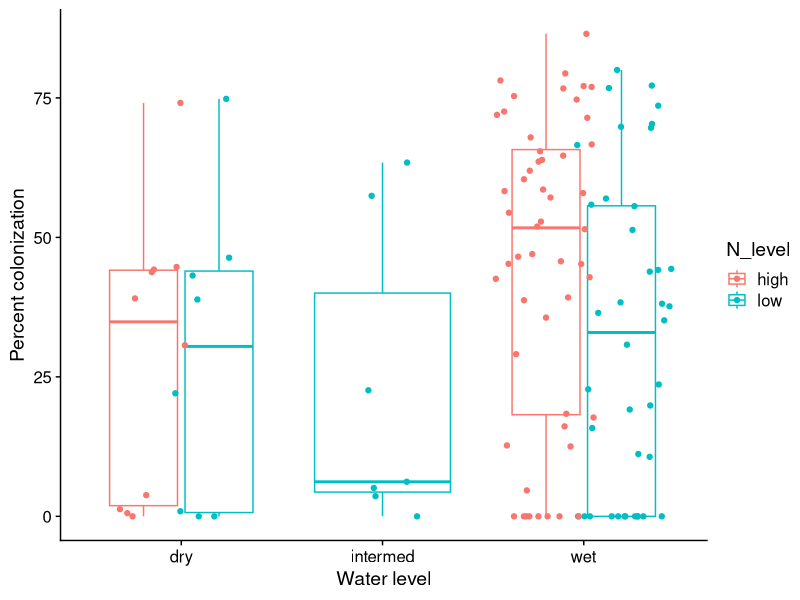

Recreate this plot in R. (Note: this script raises an error after producing the figure.)
# Preliminary % colonization plot

library(tidyverse)
library(readxl)
library(cowplot)

harvest_data = read_csv("data/harvest_data_with_moisture_and_treatments.csv")
# treatments = read_csv("data/Suillus Treatment Inventory.xlsx - Sheet1.csv")

together = harvest_data
together$Colonized_tips = as.numeric(together$Colonized_tips)
together$Total_root_tips = as.numeric(together$Total_root_tips)
together = mutate(together,
                  percent_colonization = (Colonized_tips/Total_root_tips)*100)

col_data = select(together, Plant_ID, percent_colonization)

write_csv(col_data, "data/percent_colonization_only.csv")

ggplot(data = subset(together, Spore == "spore")) +
  theme_cowplot() +
  geom_boxplot(outlier.alpha = 0,
               aes(x = Water, y = percent_colonization,
                   color = N_level)) +
  geom_point(position = position_jitterdodge(jitter.width = 0.50),
              aes(x = Water, y = percent_colonization,
                  color = N_level)) +
  ylab("Percent colonization") +
  xlab("Water level")

# Making a prettier plot
# Excluding plants where colonization FAILED
# because I am not sure how informative those zeros are.
# Also excluding intermediate water level because
# it is not well replicated.

percent_colonization_plot = ggplot(data = subset(together, Spore == "spore" &
                       Water != "intermed")) +
  theme_cowplot() +
  geom_boxplot(outlier.alpha = 0,
               aes(x = N_level, 
                   y = percent_colonization,
                   # shape = N_level,
                   color = Water)) +
  geom_point(position = position_jitterdodge(dodge.width = 0.8,
                                             jitter.width = 0.3),
             aes(x = N_level, 
                 y = percent_colonization,
                 # shape = N_level,
                 color = Water)) +
  ylab("Percent fungal colonization") +
  xlab("Nitrogen level") + 
  scale_color_manual(values = c("darkgoldenrod2", "royalblue2"))

save_plot("plots/percent_colonization_boxplot.pdf", percent_colonization_plot)

perccol_model = lm(percent_colonization ~ Water*N_level, data = subset(together, Spore == "spore" &
                   Water != "intermed"))
summary(perccol_model)
anova(perccol_model)
